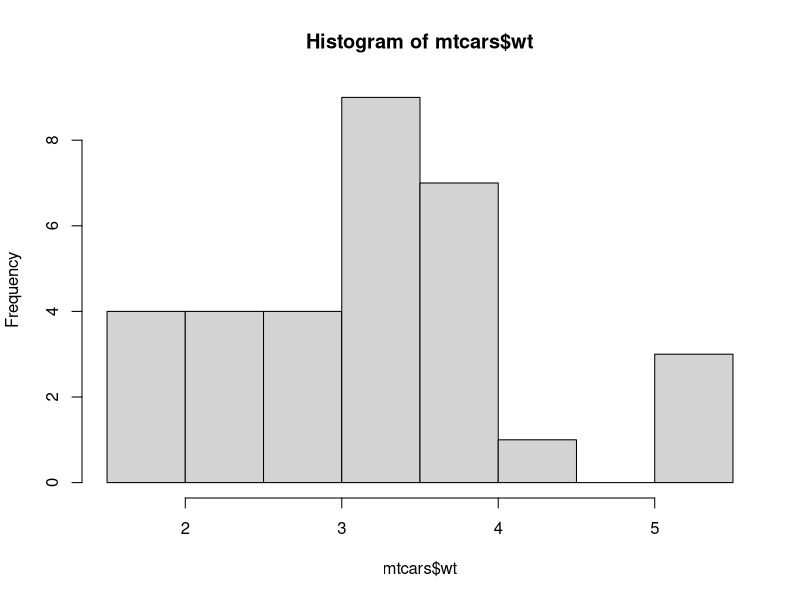
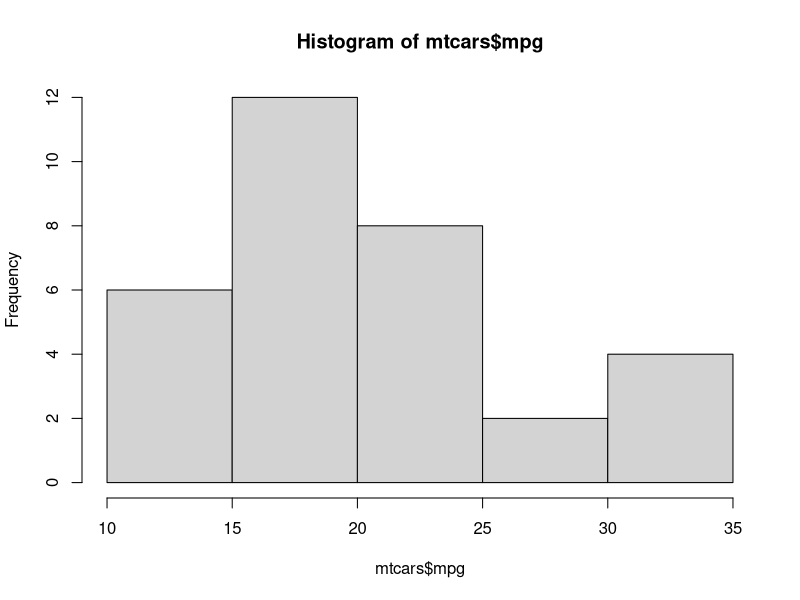
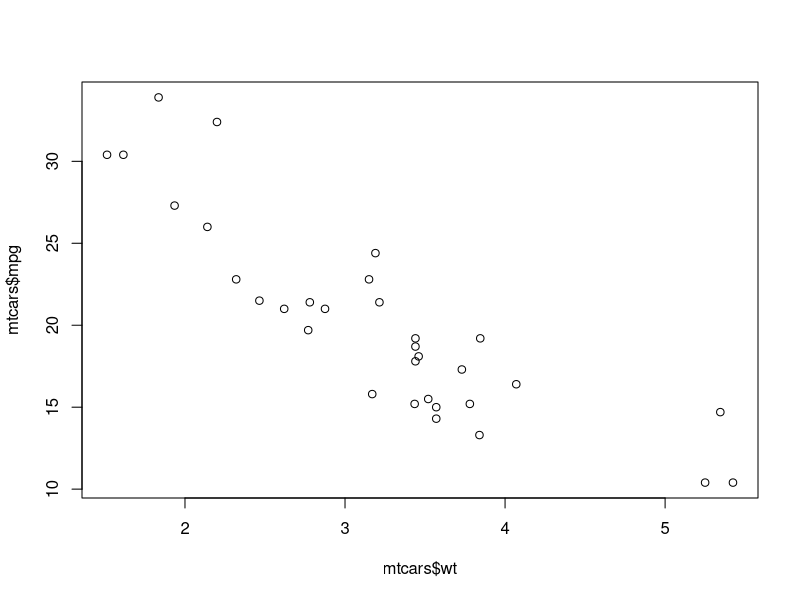
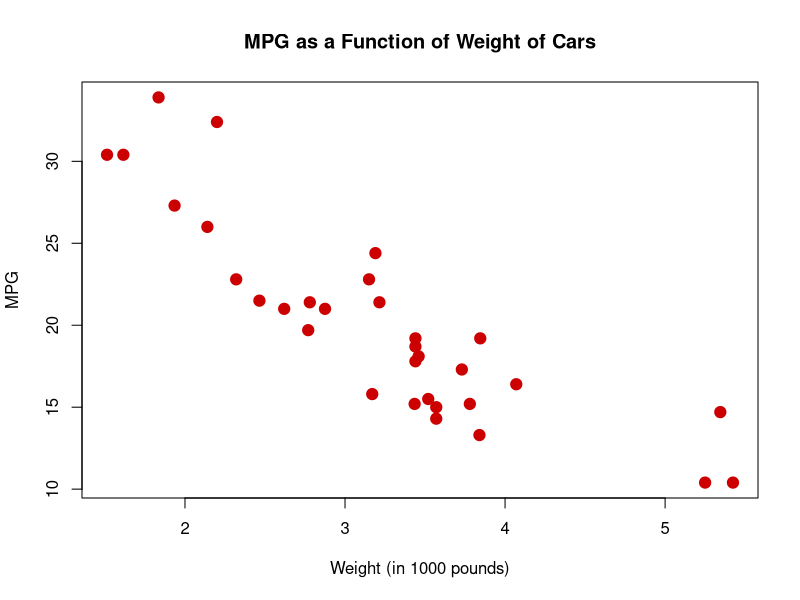

These figures' R source, in order:
# Association between 2 quantitativa variables

# See if the distribution is linear, if there is a spread, if there are outliers and look for correlation

library(datasets)

?mtcars
head(mtcars)

par(mfrow = c(1, 1))

hist(mtcars$wt)
hist(mtcars$mpg)

plot(mtcars$wt, mtcars$mpg)

plot(mtcars$wt, mtcars$mpg,
     pch = 19,         # Solid circle
     cex = 1.5,        # Make 150% size
     col = "#cc0000",  # Red
     main = "MPG as a Function of Weight of Cars",
     xlab = "Weight (in 1000 pounds)",
     ylab = "MPG")

